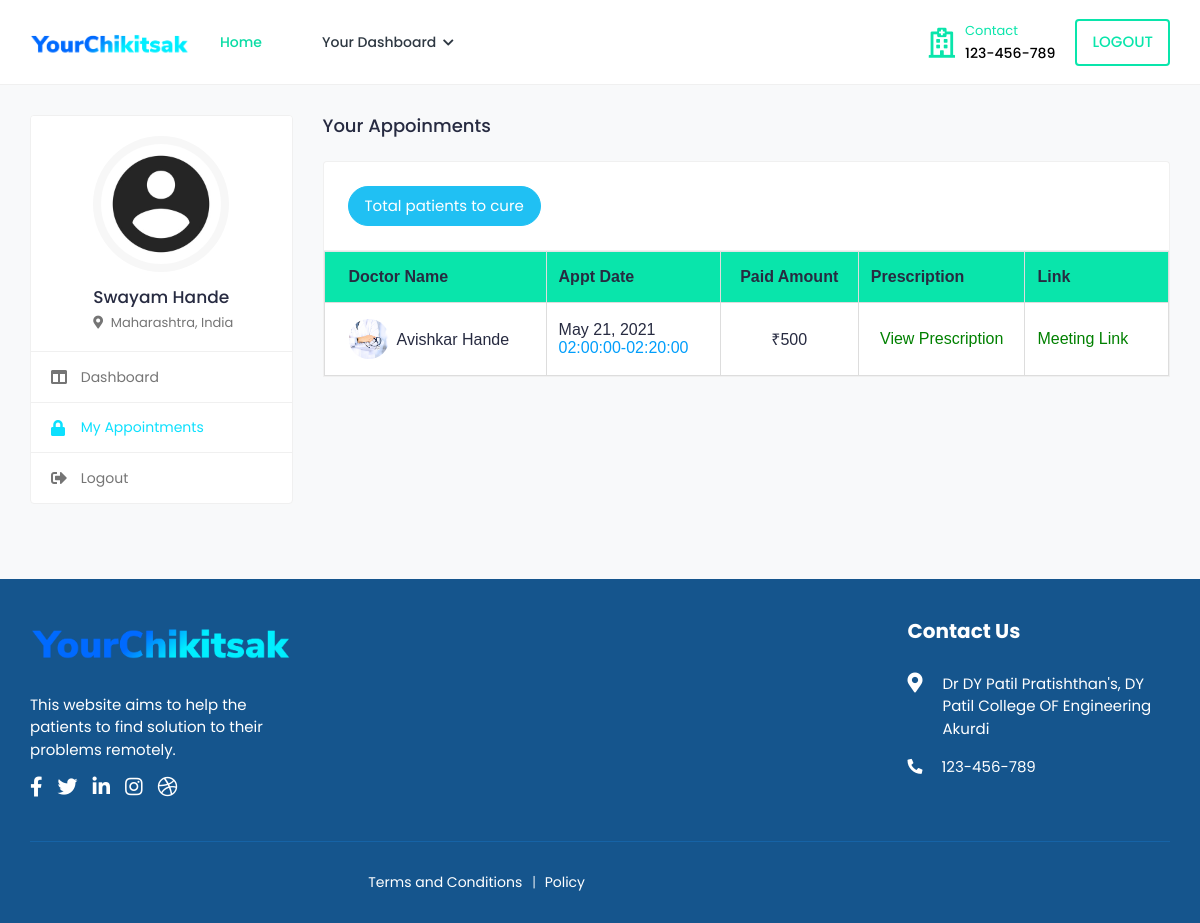
Screenshot of /patient-appointment/ (signed in) with the database file from the repository.
### website/models.py (models this page shows, shortened)
class PatientDetails(models.Model):
    id = models.AutoField(primary_key=True)
    user = models.ForeignKey(User, on_delete=models.CASCADE)
    userD = models.ForeignKey(UserDetails, on_delete=models.CASCADE)
    state = models.CharField(max_length=256, default='')
    country = models.CharField(max_length=256, default='')
    phone = models.CharField(max_length=256, default='')
    dp = models.ImageField(upload_to='patients/photos/',default='dp.jpg',blank=True, null=True)

class UserDetails(models.Model):
    name = models.CharField(max_length=256)
    user = models.ForeignKey(User, on_delete = models.CASCADE)
    is_doctor = models.BooleanField(default=False)
    is_first_login = models.BooleanField(default=True)

class DoctorDetails(models.Model):
    id = models.AutoField(primary_key=True)
    user = models.ForeignKey(User, on_delete=models.CASCADE)
    dp = models.ImageField(upload_to='photo/', default='/dp.jpg')
    phone = models.CharField(max_length=10, null= True, default='', blank=True)
    gender = models.CharField(max_length=10, null=True,default='', blank=True)
    about = models.TextField(null = True, blank=True,default='')
    clinic_name = models.CharField(max_length=256, null = True, blank=True)
    price = models.CharField(max_length=25,null = True,default='', blank=True)
    Specialization = models.CharField(max_length=256,default='', null = True, blank=True)
    is_verified = models.BooleanField(default=False)
    mark = models.BooleanField(default = False)
    degree = models.ImageField(upload_to ='uploads/', blank=True, null=True)
    degree_name = models.CharField(max_length=30, default="Doctor")
    services = models.CharField(max_length=256, default="")
    state = models.CharField(max_length=256, default='', null=True, blank=True)
    country = models.CharField(max_length=256, default='', null=True, blank=True)

class Slot(models.Model):
    id = models.AutoField(primary_key=True)
    docId = models.ForeignKey(DoctorDetails, on_delete=models.CASCADE)
    patientId = models.ForeignKey(User, on_delete = models.CASCADE)
    slot = models.CharField(max_length=256)
    date = models.DateField()
    startUrl = models.URLField(max_length=256, default="https://google.com")
    meetUrl = models.URLField(max_length=256, default="https://google.com")

### website/views.py (the view)
# urls.py: path('patient-appointment/', views.patient_appointment, name="patient-appointment"),
def patient_appointment(request):
    allappointments = Slot.objects.filter(patientId=request.user)
    patient = PatientDetails.objects.get(user = request.user)
    list = []
    for a in allappointments:
        doctorDetails = a.docId
        docUser = UserDetails.objects.get(user = doctorDetails.user)
        n = []
        n.append(doctorDetails)
        n.append(docUser)
        n.append(a)
        list.append(n)
    context = {'appointments':list, 'patient':patient}
    return render(request, "patient-appointments.html", context)

### website/context_processors.py (called while the page is built)
def add_variable_to_context(request):
    if request.user.is_superuser:
        return {
            'is_doctor':0
        }
    elif not request.user.is_anonymous:
        getDetails = UserDetails.objects.get(user = request.user)
        return {
            'is_doctor':getDetails.is_doctor
        }
    else :
        return {
            'is_doctor':0
        }

### templates/patient-appointments.html (shortened to what this page needs)
{% extends 'base.html' %}
{% load static %}
{% block content %}
<div class="content">
    <div class="container-fluid">
        <div class="row">
             <div class="col-md-5 col-lg-4 col-xl-3 theiaStickySidebar">
                <div class="profile-sidebar">
                    <div class="widget-profile pro-widget-content">
                        <div class="profile-info-widget">
                            <a href="#" class="booking-doc-img">
                                <img src="{{patient.dp.url}}" alt="User Image">
                            </a>
                            <div class="profile-det-info">
                                <h3>{{patient.userD.name}}</h3>
                                <div class="patient-details">
                                    <h5 class="mb-0"><i class="fas fa-map-marker-alt"></i> {{patient.state}}, {{patient.country}}</h5>
                                </div>
                            </div>
                        </div>
                    </div>
                    <div class="dashboard-widget">
                        <nav class="dashboard-menu">
                            <ul>
                                <li >
                                    <a href="{% url 'dashboard' %}">
                                        <i class="fas fa-columns"></i>
                                        <span>Dashboard</span>
                                    </a>
                                </li>
                                <li class="active">
                                    <a href="{% url 'patient-appointment' %}">
                                        <i class="fas fa-lock"></i>
                                        <span>My Appointments</span>
                                    </a>
                                </li>
                                <li>
                                    <a href="{% url 'logout' %}">
                                        <i class="fas fa-sign-out-alt"></i>
                                        <span>Logout</span>
                                    </a>
                                </li>
                            </ul>
                        </nav>
                    </div>
                </div>
            </div>
            <div class="col-md-7 col-lg-8 col-xl-9">
                <div class="row">
                    <div class="col-md-12">
                        <h4 class="mb-4">Your Appoinments</h4>
                        <div class="appointment-tab">
                            <ul class="nav nav-tabs nav-tabs-solid nav-tabs-rounded">
                                <li class="nav-item">
                                    <a class="nav-link active" href="#upcoming-appointments" data-toggle="tab">Total patients to cure</a>
                                </li>
                            </ul>
                            <div class="tab-content">
                                <div class="tab-pane show active" id="upcoming-appointments">
                                    <div class="card card-table mb-0">
                                        <div class="card-body">
                                            <div class="table-responsive">
                                                <table class="table table-hover table-center mb-0">
                                                        <tr>
                                                            <th>Doctor Name</th>
                                                            <th>Appt Date</th>
                                                            <th class="text-center">Paid Amount</th>
                                                            <th>Prescription</th>
                                                            <th>Link</th>
                                                        </tr>
                                                        {% for appointment in appointments %}
                                                        <tr>
                                                            <td>
                                                                <h2 class="table-avatar">
                                                                    <a href="patient-profile.html" class="avatar avatar-sm mr-2"><img class="avatar-img rounded-circle" src="{{appointment.0.dp.url}}" alt="User Image"></a>
                                                                    <a href="patient-profile.html">{{appointment.1.name}} </a>
                                                                </h2>
                                                            </td>
                                                            <td>{{appointment.2.date}} <span class="d-block text-info">{{appointment.2.slot}}</span></td>
                                                            <td class="text-center">&#8377;{{appointment.0.price}}</td>
                                                            <td class="text-center"><a href="{% url 'patient-prescription' appointment.0.user.username %}"><font color="green">View Prescription</font></a></td>
                                                            <td><a target = "_blank" href ="{{appointment.2.meetUrl}}"><font color="green">Meeting Link</font></a></td>
                                                        </tr>
                                                        {% endfor %}
                                                </table>
                                            </div>
                                        </div>
                                    </div>
                                </div>
                            </div>
                        </div>
                    </div>
                </div>
            </div>
        </div>
    </div>
</div>
{% endblock %}

### rows the page displays
PatientDetails: dp (picture), userD.name "Swayam Hande", state "Maharashtra", country "India"
DoctorDetails: dp (picture), name "Avishkar Hande", date "May 21, 2021", slot "02:00:00-02:20:00", price "500"
